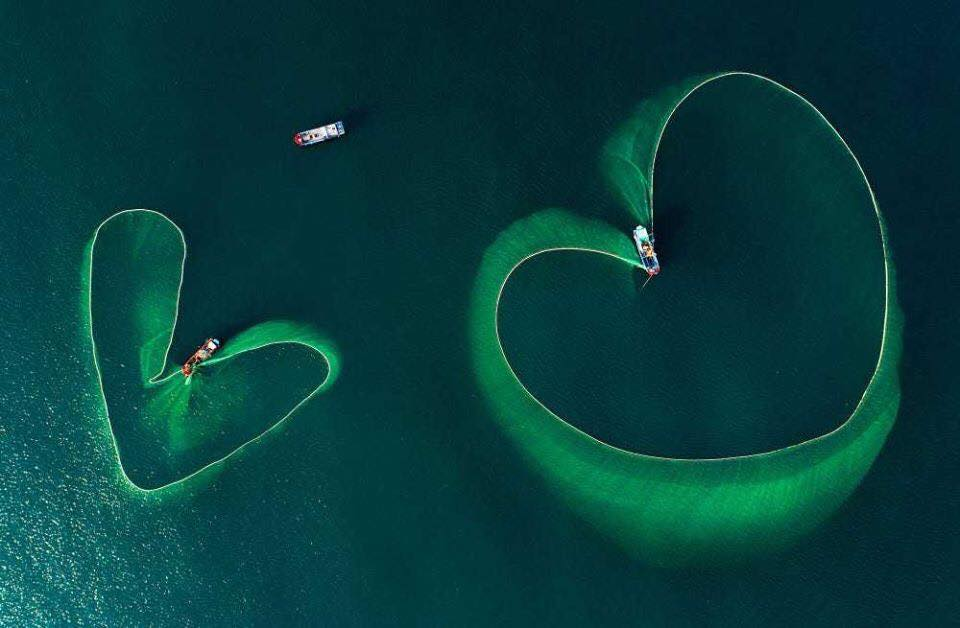
#> input picture homework4-jigsaw-puzzle/input.jpg, 960 x 628 px
$ jupyter execute homework4-Jigsaw-Puzzle.ipynb
#> lines starting #> are read from the running program, lines starting #| are printed output that depends on the picture
[cell 1]
import math
import numpy as np
from PIL import Image
import matplotlib.pyplot as plt
import cv2

[cell 2]
NUM_ROW = 6
NUM_COL = 6
NUM_BLOCK = 36

[cell 3]
def suffleImage(image, block_size_x, block_size_y):
    image2 = np.array(image)
    image2 = image2[0:NUM_ROW*block_size_y, 0:NUM_COL*block_size_x, 0:3]

    block_images = np.zeros((block_size_y, block_size_x, 3, NUM_BLOCK))
    suffle_image = np.zeros(
        (NUM_ROW*block_size_y, NUM_COL*block_size_x, 3), dtype='uint8')
    index = np.random.permutation(NUM_BLOCK)

    for i in range(0, NUM_ROW):
    	for j in range(0, NUM_COL):
    		ymin = i * block_size_y
    		xmin = j * block_size_x
    		indextmp = index[i * NUM_ROW + j]
    		block_images[:, :, :, indextmp] = image2[ymin:ymin +
                                               block_size_y, xmin:xmin+block_size_x, :]
    		y = math.floor(indextmp/NUM_ROW)
    		x = indextmp - y * NUM_ROW
    		suffle_image[y*block_size_y:(y+1)*block_size_y, x*block_size_x:(
    		    x+1)*block_size_x, ::-1] = block_images[:, :, :, indextmp]

    return [suffle_image, block_images]

[cell 4]
image = Image.open('./input.jpg')
#> image is the input picture: PIL image 960x628 RGB; mean R, G, B 6.3, 60.9, 60.9
[width, height] = image.size
#> width = 960; height = 628
[block_size_x, block_size_y] = [math.floor(
    width/NUM_COL), math.floor(height/NUM_ROW)]
#> block_size_x = 160; block_size_y = 104
blocks = np.zeros((block_size_y, block_size_x, 3, NUM_COL * NUM_ROW))
image_copy = np.array(image)

[cell 5]
for i in range(NUM_ROW):
    for j in range(NUM_COL):
        x = j * block_size_x
        y = i * block_size_y
        blocks[:, :, :, NUM_ROW * i + j] = image_copy[y:y +
                                                      block_size_y, x:x+block_size_x, :]

[suffle_image, block_images] = suffleImage(image, block_size_x, block_size_y)
#> in suffleImage, `image2 = image2[0:NUM_ROW*block_size_y, 0:NUM_COL*block_size_x, 0:3]`:
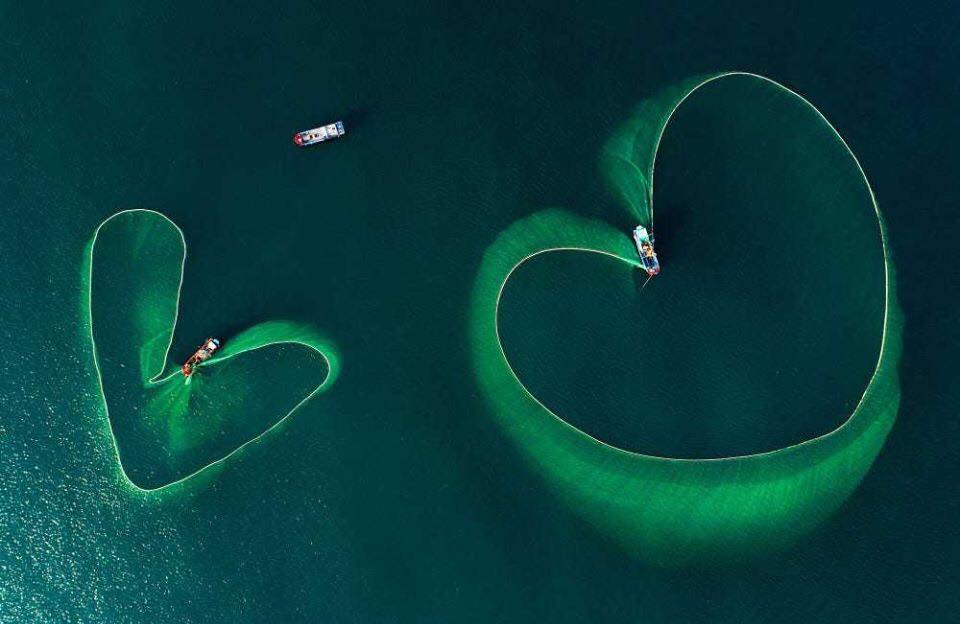
#> image2: shape (624, 960, 3); mean R, G, B 6.3, 60.9, 60.8
#> after the loop in suffleImage, `for i in range(0, NUM_ROW):`:
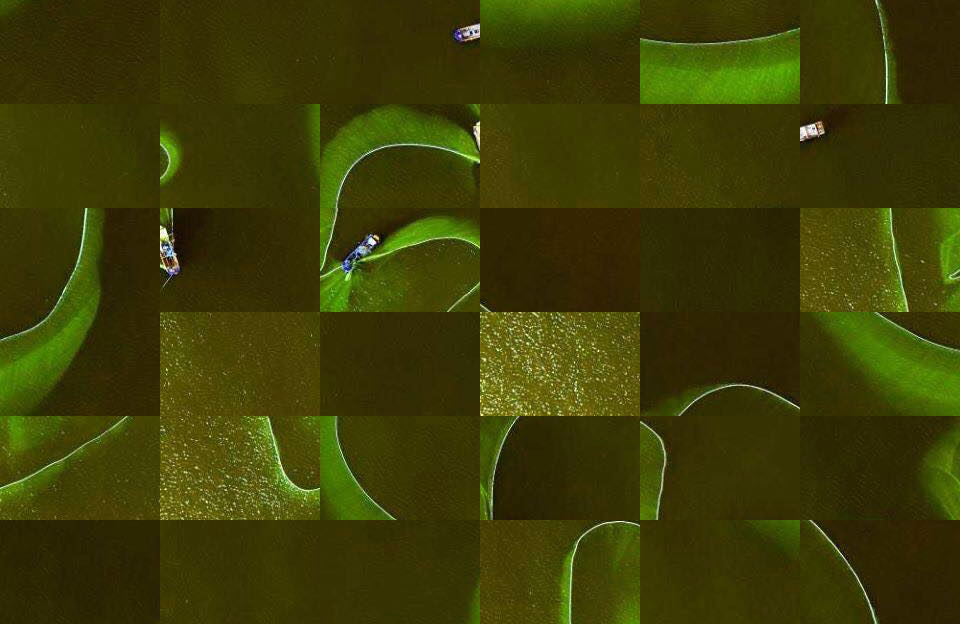
#> suffle_image: shape (624, 960, 3); mean R, G, B 60.8, 60.9, 6.3

[cell 6]
image = np.array(image)
image_gray = cv2.cvtColor(image, cv2.COLOR_BGR2GRAY)
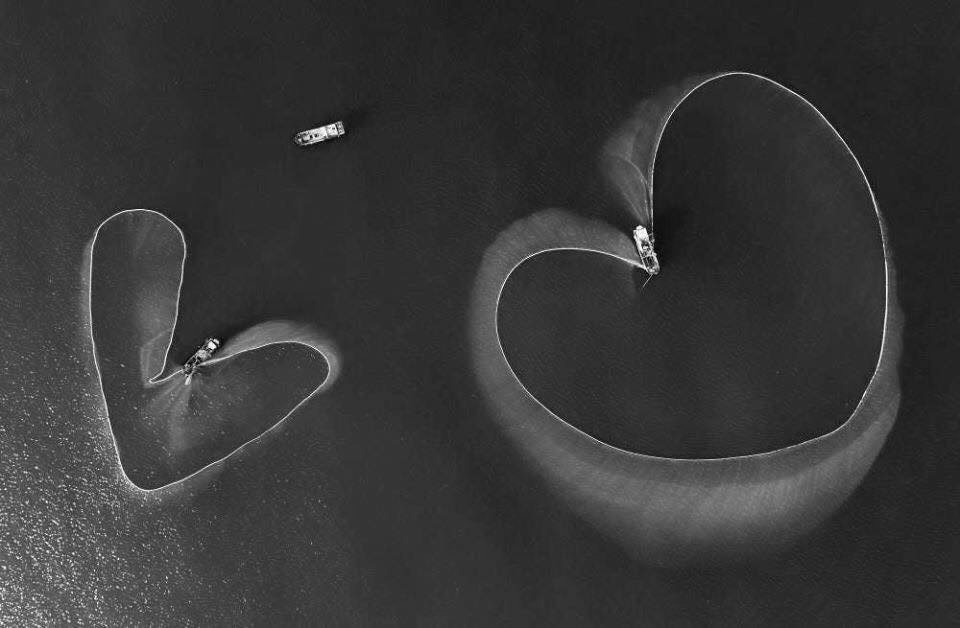
#> image_gray: shape (628, 960); min 1, max 255, mean 54.7

[cell 7]
threshold = 0.85
swap_list = []
swapped = [0] * NUM_ROW * NUM_COL

[cell 8]
for i in range(NUM_ROW*NUM_COL):
    template = block_images[:, :, :, i].astype('uint8')
    template = cv2.cvtColor(template, cv2.COLOR_BGR2GRAY)
    w, h = template.shape[::-1]

    thresh_list = []
    for j in range(NUM_ROW*NUM_COL):
        if swapped[j] == 1:
            continue
        source_image = blocks[:, :, :, j].astype('uint8')
        source_image = cv2.cvtColor(source_image, cv2.COLOR_BGR2GRAY)
        res = cv2.matchTemplate(source_image, template, cv2.TM_CCOEFF_NORMED)
        if res >= threshold:
            thresh_list.append([j, res[0][0]])
    thresh_list = np.array(thresh_list)
    max_index = int(thresh_list[np.argmax(thresh_list[:, 1])][0])
    swap_list.append([i, max_index])
    swapped[max_index] = 1
#> this loop made 36 passes
#> pass 1, `template = block_images[:, :, :, i].astype('uint8')`:
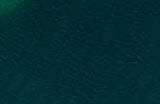
#> template: shape (104, 160, 3); mean of channels 0, 1, 2 3.5, 44, 51.1; drawn as R, G, B
#> pass 1, `template = cv2.cvtColor(template, cv2.COLOR_BGR2GRAY)`:
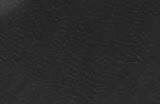
#> template: shape (104, 160); min 24, max 71, mean 41.4
#> after the loop:
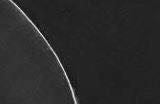
#> source_image: shape (104, 160); min 6, max 253, mean 42.3
#> after the loop, swap_list = 36 pairs, first value 0 to 35, second value 0 to 35; swapped = 36 values from 1 to 1

[cell 9]
block_images_solved = np.zeros(
    (block_size_y, block_size_x, 3, NUM_COL * NUM_ROW))
for swap in swap_list:
    block_images_solved[:, :, :, swap[1]] = block_images[:, :, :, swap[0]]
#> this loop made 36 passes
#> swap on passes 1 to 12: [0, 35], [1, 22], [2, 7], [3, 34], [4, 28], [5, 17], [6, 26], [7, 20], [8, 15], [9, 32], [10, 6], [11, 8]
solved_image = np.zeros((height, width, 3), dtype='uint8')
for i in range(NUM_ROW):
    for j in range(NUM_COL):
        x = j * block_size_x
        y = i * block_size_y
        block_index = NUM_ROW * i + j
        solved_image[y:y+block_size_y, x:x+block_size_x,
                     ::-1] = block_images_solved[:, :, :, block_index]
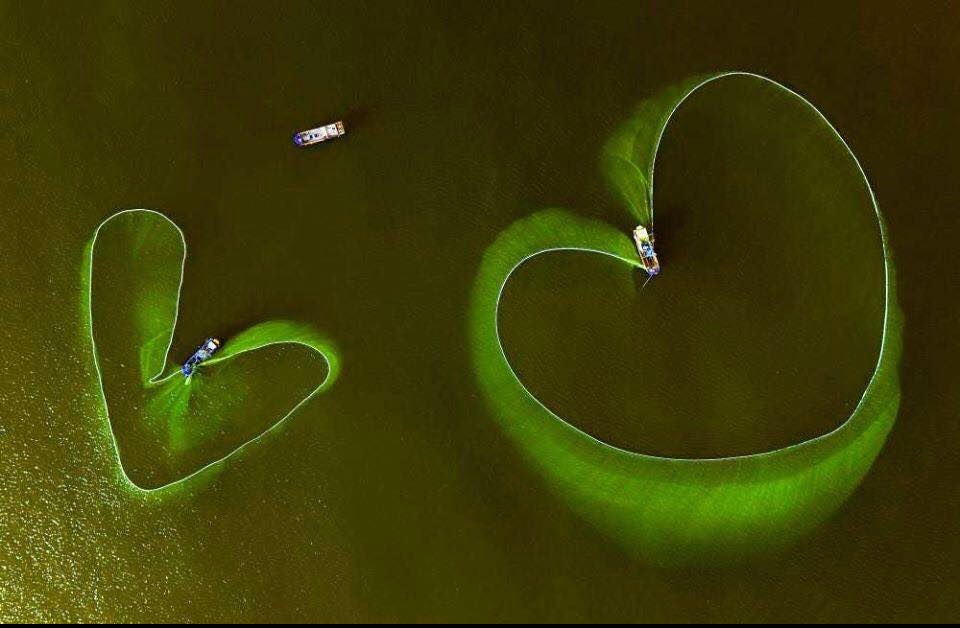
#> solved_image: shape (628, 960, 3); mean of channels 0, 1, 2 60.4, 60.5, 6.2; drawn as R, G, B

[cell 10]
cv2.imwrite('image_cut.jpg', suffle_image)
cv2.imwrite('image_again.jpg', solved_image)
#> Out = True
